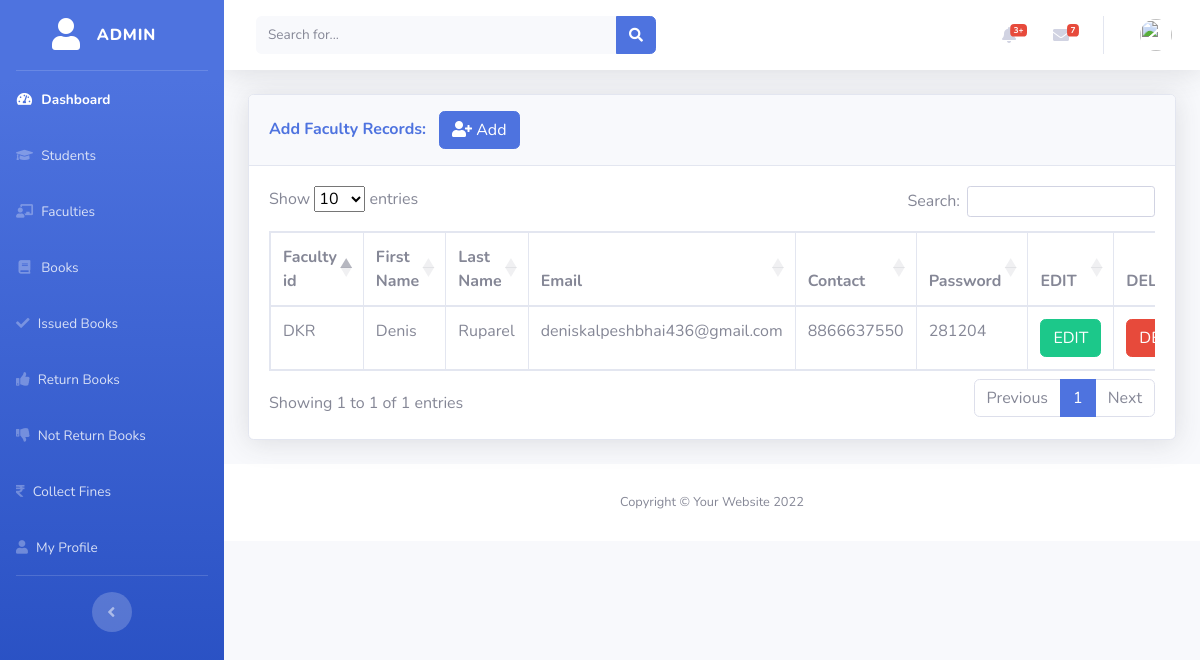
The app's page /add_faculties.php with its own data.
### tables this page shows
CREATE TABLE IF NOT EXISTS `faculties` (
  `f_id` varchar(15) NOT NULL,
  `f_name` varchar(30) NOT NULL,
  `l_name` varchar(30) NOT NULL,
  `email` varchar(50) NOT NULL,
  `contact` bigint NOT NULL,
  `password` varchar(15) NOT NULL,
  PRIMARY KEY (`f_id`)
);

### add_faculties.php (the view, shortened to what this page needs)
<?php
include('admin/header.php');
include('admin/navbar.php');
include('security.php');
?>
<div class="container-fluid">
<div class="card shadow mb-4">
  <div class="card-header py-3">
    <h6 class="m-0 font-weight-bold text-primary">Add Faculty Records: &nbsp;
            <button type="button" class="btn btn-primary" data-toggle="modal" data-target="#addfaculty">
            <i class="fa fa-user-plus" aria-hidden="true"></i>
              Add
            </button>
    </h6>
  </div>
  <div class="card-body">
    <div class="table-responsive">
      <table class="table table-bordered" id="datatableid" width="100%" cellspacing="0">
        <thead>
          <tr>
            <th> Faculty id </th>
            <th> First Name </th>
            <th> Last Name </th>
            <th> Email </th>
            <th> Contact </th>
            <th> Password </th>
            <th>EDIT </th>
            <th>DELETE </th>
          </tr>
        </thead>
        <tbody>
        <?php
        $query = "SELECT * FROM faculties";
        $query_run = mysqli_query($connection, $query);
        if(mysqli_num_rows($query_run) > 0){
          while($row = mysqli_fetch_assoc($query_run)){
          ?>
            <tr>
            <td><?php  echo $row['f_id']; ?></td>
            <td><?php  echo $row['f_name']; ?></td>
            <td><?php  echo $row['l_name']; ?></td>
            <td><?php  echo $row['email']; ?></td>
            <td><?php  echo $row['contact']; ?></td>
            <td><?php  echo $row['password']; ?></td>
              <td>
                  <form action="modify_faculty.php" method="post">
                      <button  type="submit" name="edit_btn" class="btn btn-success"> EDIT</button>
                  </form>
              </td>
              <td>
                  <form action="modify_faculty.php" method="post">
                    <button type="submit" name="delete_btn" class="btn btn-danger"> DELETE</button>
                  </form>
              </td>
            </tr>
          <?php
          }
        }
        else{
          echo "No Record Found";
        }
          ?>
        </tbody>
      </table>
    </div>
  </div>
</div>
</div>
<?php
include('admin/footer.php');
?>

### records on screen
faculties: f_id "DKR", f_name "Denis", l_name "Ruparel", email "deniskalpeshbhai436@gmail.com", contact "8866637550", password "281204"
